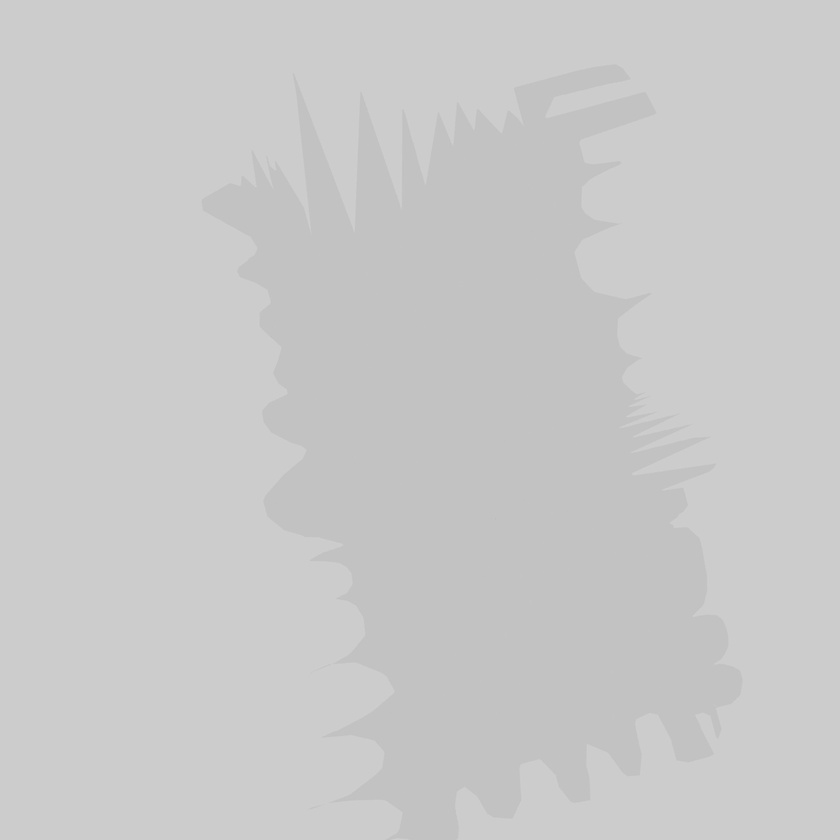
#> input picture contrast/images/kontrast_ex.jpg, 840 x 840 px, shrunk from 2048 x 2048 before the run, found by its file name
$ python task1.py
#> lines starting #> are read from the running program, lines starting #| are printed output that depends on the picture
import cv2 as cv
import matplotlib.pyplot as plt

#load image
img = cv.imread('kontrast_ex.jpg', cv.IMREAD_GRAYSCALE)
#> img is the input picture: shape (840, 840); min 189, max 207, mean 200.6

equalized_image = cv.equalizeHist(img)
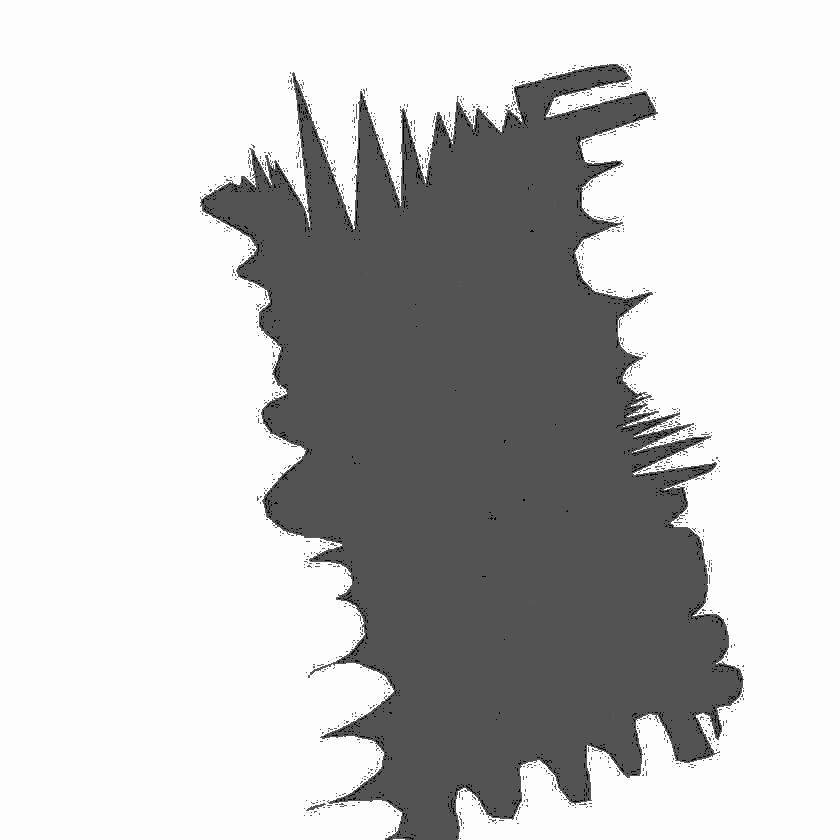
#> equalized_image: shape (840, 840); min 0, max 255, mean 193.8

#plot histogram
plt.figure(figsize=(12,6))
plt.subplot(121)
plt.title("Original Image Histogram")
plt.hist(img.ravel(), bins=256, range=(0, 256))
plt.subplot(122)
plt.title("Enhanced Image Histogram")
plt.hist(equalized_image.ravel(), bins=256, range=(0, 256))
plt.show()
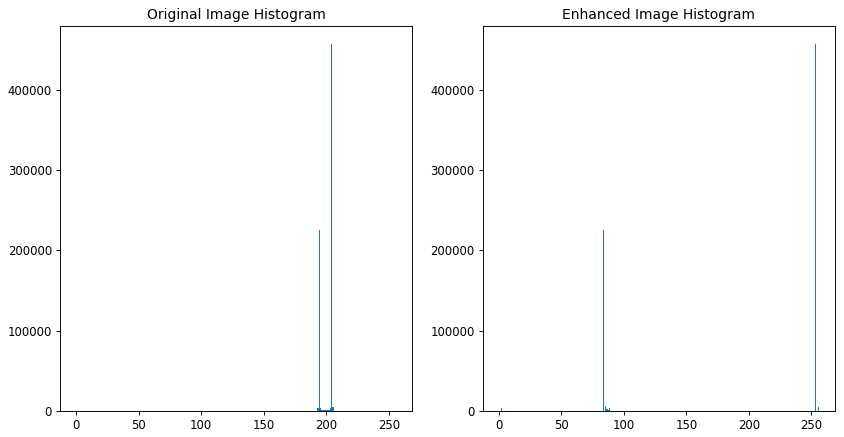
#> figure drawn by matplotlib, 2 panels; panel 1: tallest bar 456844 high, from x = 204 to 205; panel 2: tallest bar 456844 high, from x = 253 to 254
